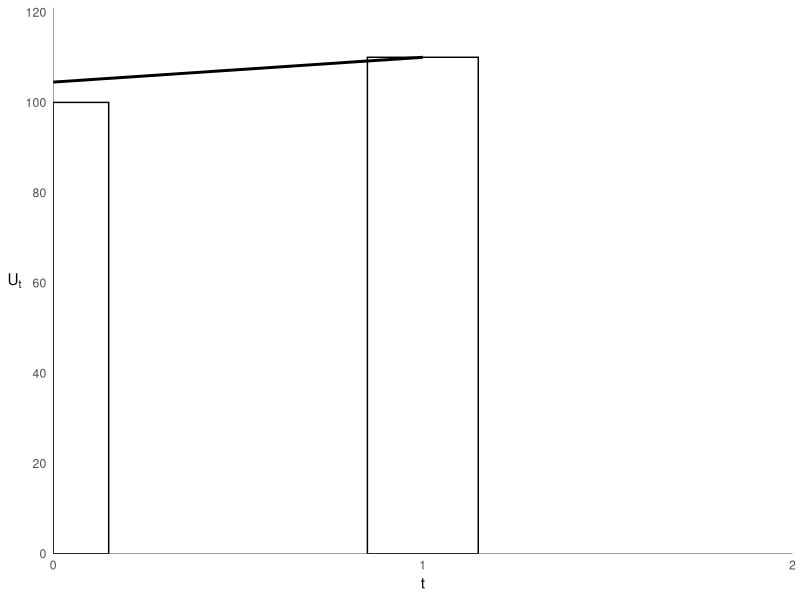
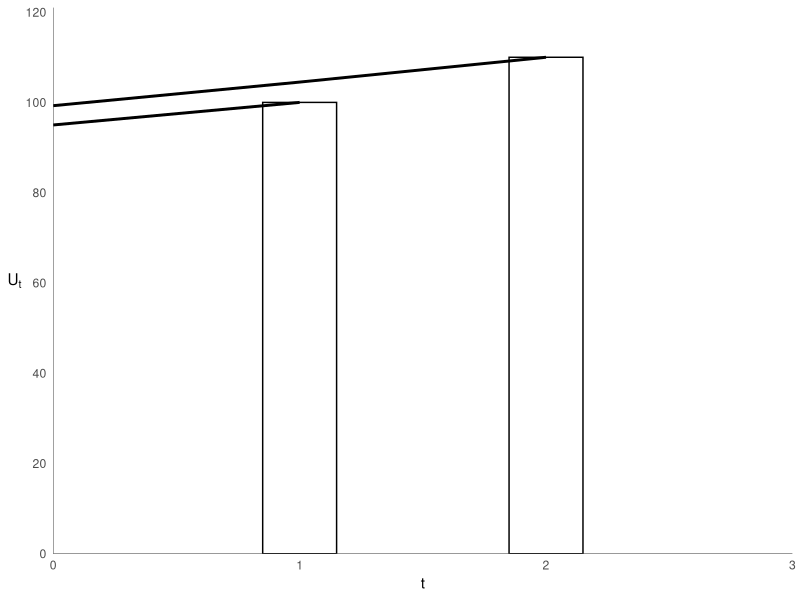
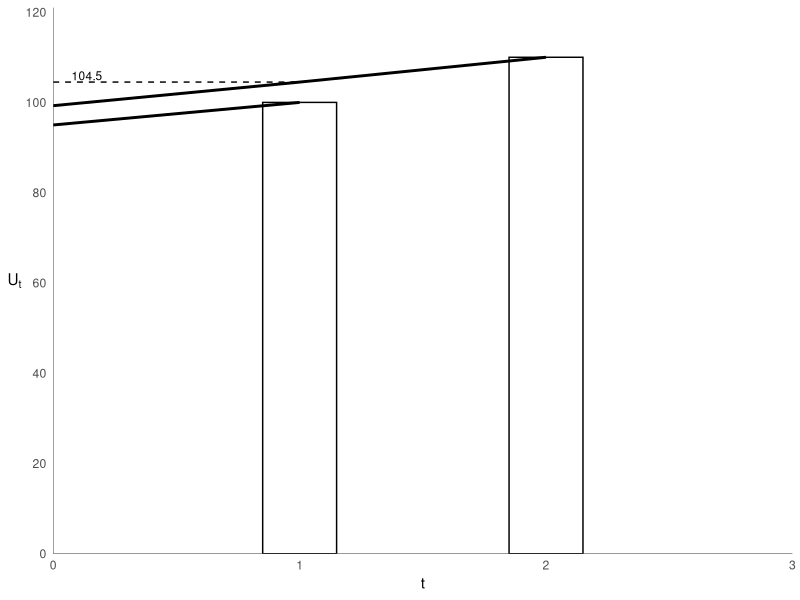
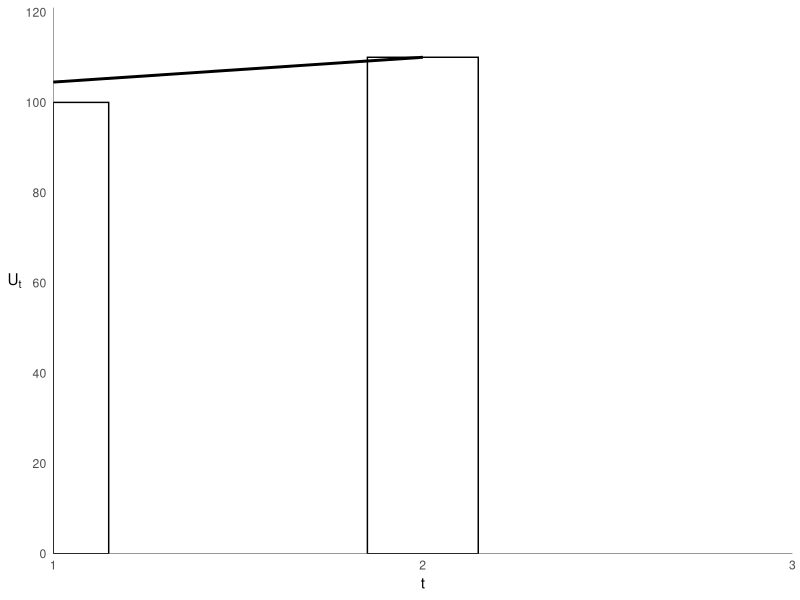
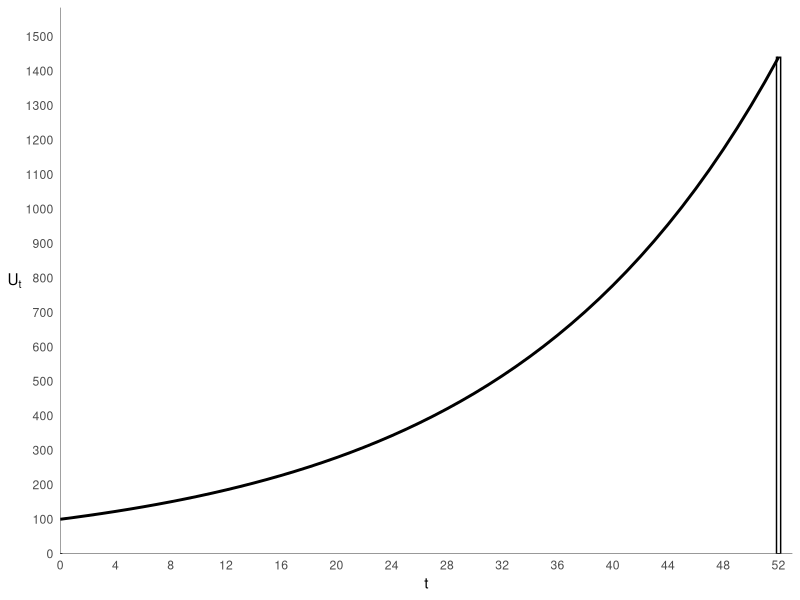
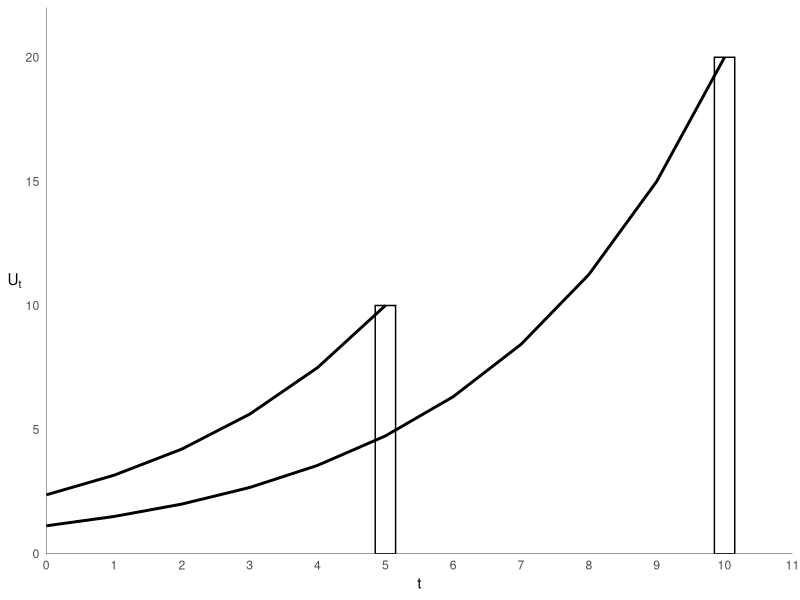
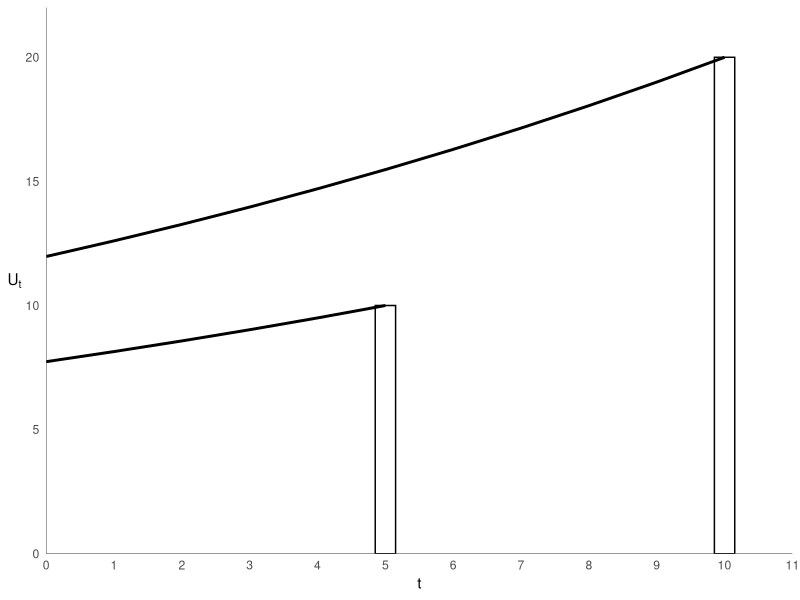

Reproduce these figures in R, in order.
## ---- chunk 1
# Create a function to create the discounted bar chart
library(ggplot2)

# Helper function to create discounted values
create_discount_data <- function(value, time, discount_rate, start) {
  times <- seq(start, time, by = 1)
  data.frame(
    t = times,
    group = as.character(time),
    value = value * discount_rate^(time - times)
  )
}

# Main function to create the discounted bar chart
create_discounted_bar_chart <- function(smaller, t_s, larger, t_l, discount_rate, starting_at = 0, y_spacing = 20, x_spacing = 1) {
  # Create the data
  data <- data.frame(
    t = c(t_s, t_l),
    U_t = c(smaller, larger)
  )
  
  # Create the discounted values, starting from 'starting_at'
  discounted_data <- rbind(
    create_discount_data(smaller, t_s, discount_rate, starting_at),
    create_discount_data(larger, t_l, discount_rate, starting_at)
  )
  
  # Shift t values based on starting_at
  data$t_plot <- data$t - starting_at
  discounted_data$t_plot <- discounted_data$t - starting_at
  
  # Filter out any data points before the starting point
  data <- data[data$t >= starting_at, ]
  discounted_data <- discounted_data[discounted_data$t >= starting_at, ]
  
  # Determine x-axis and y-axis limits
  x_min <- 0
  x_max <- max(max(data$t_plot), max(discounted_data$t_plot))
  y_max <- max(max(data$U_t), max(discounted_data$value)) * 1.1  # 10% buffer
  
  # Create the plot
  ggplot() +
    # Add the bars
    geom_rect(data = data, aes(xmin = ifelse(t_plot == 0, 0, t_plot - 0.15),
                               xmax = ifelse(t_plot == 0, 0.15, t_plot + 0.15),
                               ymin = 0, ymax = U_t),
              fill = "white", color = "black") +
    
    # Add the discount lines
    geom_line(data = discounted_data, aes(x = t_plot, y = value, group = group), 
              color = "black", linewidth = 1) +
    
    # Customize the plot
    scale_x_continuous(breaks = seq(x_min, x_max + 1, by = x_spacing), 
                       limits = c(x_min, x_max + 1),
                       expand = c(0, 0),
                       labels = function(x) x + starting_at) +
    scale_y_continuous(breaks = seq(0, y_max, by = y_spacing), 
                       limits = c(0, y_max),
                       expand = c(0, 0)) +
    geom_vline(xintercept = 0, linewidth = 0.25) + 
    geom_hline(yintercept = 0, linewidth = 0.25) +
    labs(x = "t",
         y = expression(U[t])) +
    theme_minimal() +
    theme(
      axis.title.y = element_text(angle = 0, vjust = 0.5),
      panel.grid.major = element_blank(),
      panel.grid.minor = element_blank()
    )
}

## ---- chunk 2
#| label: fig-alison-choice-1
#| fig-cap: Alison's consideration of Choice 1
#| fig-width: 5

create_discounted_bar_chart(100, 0, 110, 1, 0.95)

## ---- chunk 3
#| label: fig-alison-choice-2
#| fig-cap: Alison's consideration of Choice 2
#| fig-width: 5

create_discounted_bar_chart(100, 1, 110, 2, 0.95)

## ---- chunk 4
#| label: fig-alison-choice-2-discount
#| fig-cap: Alison's consideration of Choice 2 - discounted utilities
#| fig-width: 5

# First, create the plot using the existing function
p <- create_discounted_bar_chart(100, 1, 110, 2, 0.95)

# Calculate the y-intercept for the dashed line
y_intercept <- 110 * 0.95  # 104.5

# Add the dashed line and the label to the existing plot
p_with_line_and_label <- p + 
  geom_segment(aes(x = 0, y = y_intercept, xend = 1, yend = y_intercept),
               linetype = "dashed", color = "black") +
  geom_text(aes(x = 0.2, y = y_intercept, label = sprintf("%.1f", y_intercept)),
            hjust = 1, vjust = -0.2, size = 3)

# Display the modified plot
print(p_with_line_and_label)

## ---- chunk 5
#| label: fig-alison-choice-2-reconsidered
#| fig-cap: Alison's reconsideration of Choice 2
#| fig-width: 5

create_discounted_bar_chart(100, 1, 110, 2, 0.95, starting_at = 1)

## ---- chunk 6
#| label: fig-brenda
#| fig-cap: Brenda's choice
#| fig-width: 5

create_discounted_bar_chart(0, 0, 1440.03, 52, 0.95, y_spacing = 100, x_spacing = 4)

## ---- chunk 7
#| label: fig-chelsea
#| fig-cap: Chelsea's choice ($\delta=0.75$)
#| fig-width: 5

create_discounted_bar_chart(10, 5, 20, 10, 0.75, y_spacing = 5)

## ---- chunk 8
#| label: fig-dorothy
#| fig-cap: Dorothy's choice ($\delta=0.95$)
#| fig-width: 5

create_discounted_bar_chart(10, 5, 20, 10, 0.95, y_spacing = 5)

